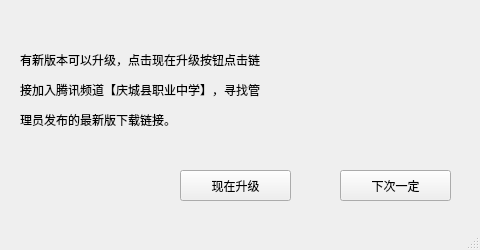
<?xml version="1.0" encoding="UTF-8"?>
<ui version="4.0">
 <class>up</class>
 <widget class="QMainWindow" name="up">
  <property name="geometry">
   <rect>
    <x>0</x>
    <y>0</y>
    <width>480</width>
    <height>250</height>
   </rect>
  </property>
  <property name="windowTitle">
   <string>更新提示</string>
  </property>
  <widget class="QWidget" name="centralwidget">
   <widget class="QLabel" name="label">
    <property name="geometry">
     <rect>
      <x>20</x>
      <y>40</y>
      <width>431</width>
      <height>101</height>
     </rect>
    </property>
    <property name="styleSheet">
     <string notr="true">font: 16pt &quot;Microsoft YaHei UI&quot;;</string>
    </property>
    <property name="text">
     <string>&lt;html&gt;&lt;head/&gt;&lt;body&gt;&lt;p&gt;有新版本可以升级，点击现在升级按钮点击链&lt;/p&gt;&lt;p&gt;接加入腾讯频道【庆城县职业中学】，寻找管&lt;/p&gt;&lt;p&gt;理员发布的最新版下载链接。&lt;/p&gt;&lt;/body&gt;&lt;/html&gt;</string>
    </property>
   </widget>
   <widget class="QPushButton" name="pushButton">
    <property name="geometry">
     <rect>
      <x>180</x>
      <y>170</y>
      <width>111</width>
      <height>31</height>
     </rect>
    </property>
    <property name="styleSheet">
     <string notr="true">font: 14pt &quot;Microsoft YaHei UI&quot;;</string>
    </property>
    <property name="text">
     <string>现在升级</string>
    </property>
   </widget>
   <widget class="QPushButton" name="pushButton_2">
    <property name="geometry">
     <rect>
      <x>340</x>
      <y>170</y>
      <width>111</width>
      <height>31</height>
     </rect>
    </property>
    <property name="styleSheet">
     <string notr="true">font: 14pt &quot;Microsoft YaHei UI&quot;;</string>
    </property>
    <property name="text">
     <string>下次一定</string>
    </property>
   </widget>
   <widget class="QLabel" name="label_2">
    <property name="geometry">
     <rect>
      <x>220</x>
      <y>0</y>
      <width>251</width>
      <height>191</height>
     </rect>
    </property>
    <property name="styleSheet">
     <string notr="true">image: url(:/R-B.png);</string>
    </property>
    <property name="text">
     <string/>
    </property>
   </widget>
   <zorder>label_2</zorder>
   <zorder>label</zorder>
   <zorder>pushButton</zorder>
   <zorder>pushButton_2</zorder>
  </widget>
  <widget class="QMenuBar" name="menubar">
   <property name="geometry">
    <rect>
     <x>0</x>
     <y>0</y>
     <width>480</width>
     <height>21</height>
    </rect>
   </property>
  </widget>
  <widget class="QStatusBar" name="statusbar"/>
 </widget>
 <resources/>
 <connections/>
</ui>
